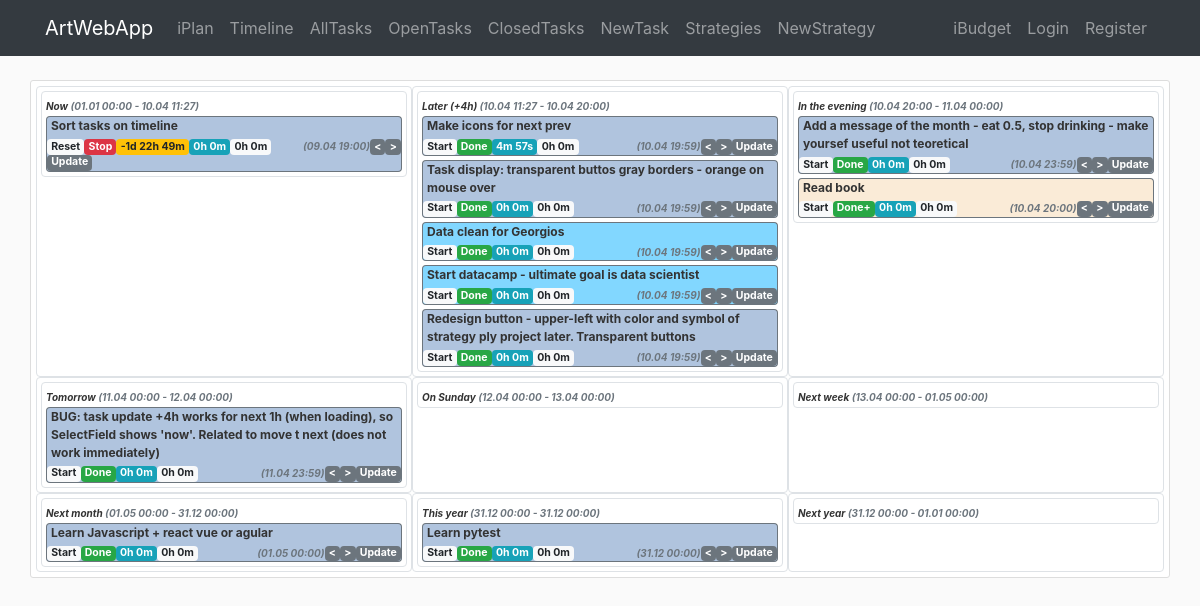
The app's page /iplan/timeline with its own data.
### awa/iplan/models.py (models this page shows, shortened)
class Task(db.Model):
    id = db.Column(db.Integer, primary_key=True)
    name = db.Column(db.String(140), nullable=False)
    desc = db.Column(db.Text)
    category = db.Column(db.String(20))
    frequency = db.Column(db.String(10))
    time_creation = db.Column(db.DateTime, default=datetime.utcnow)
    time_completion = db.Column(db.DateTime)
    time_line = db.Column(db.DateTime)
    duration_plan = db.Column(db.Interval, nullable=False, default=timedelta(0))
    duration_real = db.Column(db.Interval, nullable=False, default=timedelta(0))
    timer_start = db.Column(db.DateTime)
    order = db.Column(db.Integer)
    id_strategy = db.Column(db.Integer, db.ForeignKey('strategy.id'), nullable=False)
    id_project = db.Column(db.Integer, db.ForeignKey('project.id'))

### awa/iplan/routes.py (the view)
@iplan.route('/iplan/timeline', methods=['GET', 'POST'])
def timeline():
    tasks = Task.query.filter(Task.time_completion.is_(None)).order_by(Task.order).all()
    strategies = Strategy.query.order_by(Strategy.order).all()
    return render_template('iplan/timeline.html', tasks=tasks, strategies=strategies, string_from_duration=string_from_duration,
                           now=datetime.now(), fromtimestamp=datetime.fromtimestamp, timeline_ranges=timeline_ranges)

### awa/iplan/utils.py (called while the page is built)
def string_from_duration(x):
    if x is None or x.total_seconds() == 0:
        return '0h 0m'
    total_seconds = x.total_seconds()
    days = total_seconds // 86400
    total_seconds -= days * 86400
    hours = total_seconds // 3600
    total_seconds -= hours * 3600
    minutes = total_seconds // 60
    total_seconds -= minutes * 60
    seconds = total_seconds
    duration_items = [(days, 'd'), (hours, 'h'), (minutes, 'm'), (seconds, 's')]
    non_zero_items = 0
    for item in duration_items:
        if item[0] != 0:
            non_zero_items += 1
    if non_zero_items > 2:
        duration_items.pop(-1)
    outcome = ''
    for item in duration_items:
        if item[0] != 0:
            outcome += f'{int(item[0])}{item[1]} '
    return outcome[:-1]

### awa/templates/iplan/timeline.html
{% extends "layout.html" %}
{% block content %}
<div class="container">
    <div class="row content-section">
        {% for timeline in timeline_ranges()%}
        <div class="col-md-4 border p-1 rounded">
            <div class="col-12 border timeline_task_border rounded p-0">
                <small class="timeline_header ml-1">{{ timeline[2] }} </small>
                <small class="timeline_header text-muted">({{fromtimestamp(timeline[0]).strftime('%d.%m %H:%M')}} - {{fromtimestamp(timeline[1]).strftime('%d.%m %H:%M')}})</small>
                {% for task in tasks %}
                    {% if task.time_line >= fromtimestamp(timeline[0]) and task.time_line < fromtimestamp(timeline[1]) %}
                         <div class="row rounded-top border border-bottom-0 border-secondary timeline_task_name pl-1 pb-1 ml-1 mr-1" style="background-color:{{task.strategy.color}}">
                            {{task.name}}
                        </div>
                        <div class="row rounded-bottom border border-top-0 border-secondary timeline_task_buttons mb-1 ml-1 mr-1" style="background-color:{{task.strategy.color}}">
                                {% if task.timer_start %}
                                    <a href="{{url_for('iplan.task_timer_start', id_task=task.id) }}" class="badge badge-light">Reset</a>
                                    <a href="{{url_for('iplan.task_timer_end', id_task=task.id) }}" class="badge badge-danger">Stop</a>
                                {% else %}
                                    <a href="{{url_for('iplan.task_timer_start', id_task=task.id) }}" class="badge badge-light">Start</a>
                                    {% if task.time_completion %}
                                        <a href="{{url_for('iplan.task_restore', id_task=task.id)}}" class="badge badge-primary">Restore</a>
                                    {% else %}
                                        {% if task.frequency == 'OneTime' %}
                                            <a href="{{url_for('iplan.task_complete', id_task=task.id)}}" class="badge badge-success">Done</a>
                                        {% else %}
                                            <a href="{{url_for('iplan.task_complete', id_task=task.id)}}" class="badge badge-success">Done+</a>
                                        {% endif %}
                                    {% endif %}
                                {% endif%}
                                {% if task.timer_start %}
                                    <a href="#" class="badge badge-warning">{{string_from_duration(now - task.timer_start)}}</a>
                                {% endif %}
                                <a href="#" class="badge badge-info">{{string_from_duration(task.duration_real)}}</a>
                                <a href="#" class="badge badge-light">{{string_from_duration(task.duration_plan)}}</a>
                                <small class="timeline_header text-muted ml-auto">({{task.time_line.strftime('%d.%m %H:%M')}})</small>
                                <a href="{{url_for('iplan.task_move_timeline', id_task=task.id, direction='previous') }}" class="badge badge-secondary"><</a>
                                <a href="{{url_for('iplan.task_move_timeline', id_task=task.id, direction='next') }}" class="badge badge-secondary">></a>
                                <a href="{{url_for('iplan.task_update', id_task=task.id) }}" class="badge badge-secondary">Update</a>
                        </div>
                    {% endif %}
                {% endfor %}
            </div>
        </div>
        {% endfor %}
    </div>
</div>
{% endblock content %}

### awa/static/main.css (style rules this page uses)
body { background: #fafafa; color: #333333; margin-top: 5rem; }
.content-section { background: #ffffff; padding: 5px 5px; border: 1px solid #dddddd; border-radius: 3px; margin-bottom: 10px; }
.timeline_header { font-size: 10px; font-style: italic; font-weight: bold; }
.timeline_task_name { font-size: 12px; font-weight: bold; }
.timeline_task_buttons { font-size: 14px; }

### records on screen
Task: name "Sort tasks on timeline", string_from_duration(now-task.timer_start) "-1d 22h 49m", duration_real "0h 0m", duration_plan "0h 0m", time_line "09.04 19:00"
Task: name "Make icons for next prev", duration_real "4m 57s", duration_plan "0h 0m", time_line "10.04 19:59"
Task: name "Task display: transparent buttos gray borders - orange on mouse over", duration_real "0h 0m", duration_plan "0h 0m", time_line "10.04 19:59"
Task: name "Data clean for Georgios", duration_real "0h 0m", duration_plan "0h 0m", time_line "10.04 19:59"
Task: name "Start datacamp - ultimate goal is data scientist", duration_real "0h 0m", duration_plan "0h 0m", time_line "10.04 19:59"
Task: name "Redesign button - upper-left with color and symbol of strategy ply project later. Transparent buttons", duration_real "0h 0m", duration_plan "0h 0m", time_line "10.04 19:59"
Task: name "Add a message of the month - eat 0.5, stop drinking - make yoursef useful not teoretical", duration_real "0h 0m", duration_plan "0h 0m", time_line "10.04 23:59"
Task: name "Read book", duration_real "0h 0m", duration_plan "0h 0m", time_line "10.04 20:00"
Task: name "BUG: task update +4h works for next 1h (when loading), so SelectField shows 'now'. Related to move t next (does not work immediately)", duration_real "0h 0m", duration_plan "0h 0m", time_line "11.04 23:59"
Task: name "Learn Javascript + react vue or agular", duration_real "0h 0m", duration_plan "0h 0m", time_line "01.05 00:00"
Task: name "Learn pytest", duration_real "0h 0m", duration_plan "0h 0m", time_line "31.12 00:00"

### other values on screen
{{ timeline[2] }} "Now" "Later (+4h)" "In the evening" "Tomorrow" "On Sunday" "Next week" "Next month" "This year" "Next year"
{{ fromtimestamp(timeline[0]).strftime('%d.%m %H:%M') }} "01.01 00:00" "10.04 11:27" "10.04 20:00" "11.04 00:00" "12.04 00:00" "13.04 00:00" "01.05 00:00" "31.12 00:00" "31.12 00:00"
{{ fromtimestamp(timeline[1]).strftime('%d.%m %H:%M') }} "10.04 11:27" "10.04 20:00" "11.04 00:00" "12.04 00:00" "13.04 00:00" "01.05 00:00" "31.12 00:00" "31.12 00:00" "01.01 00:00"
